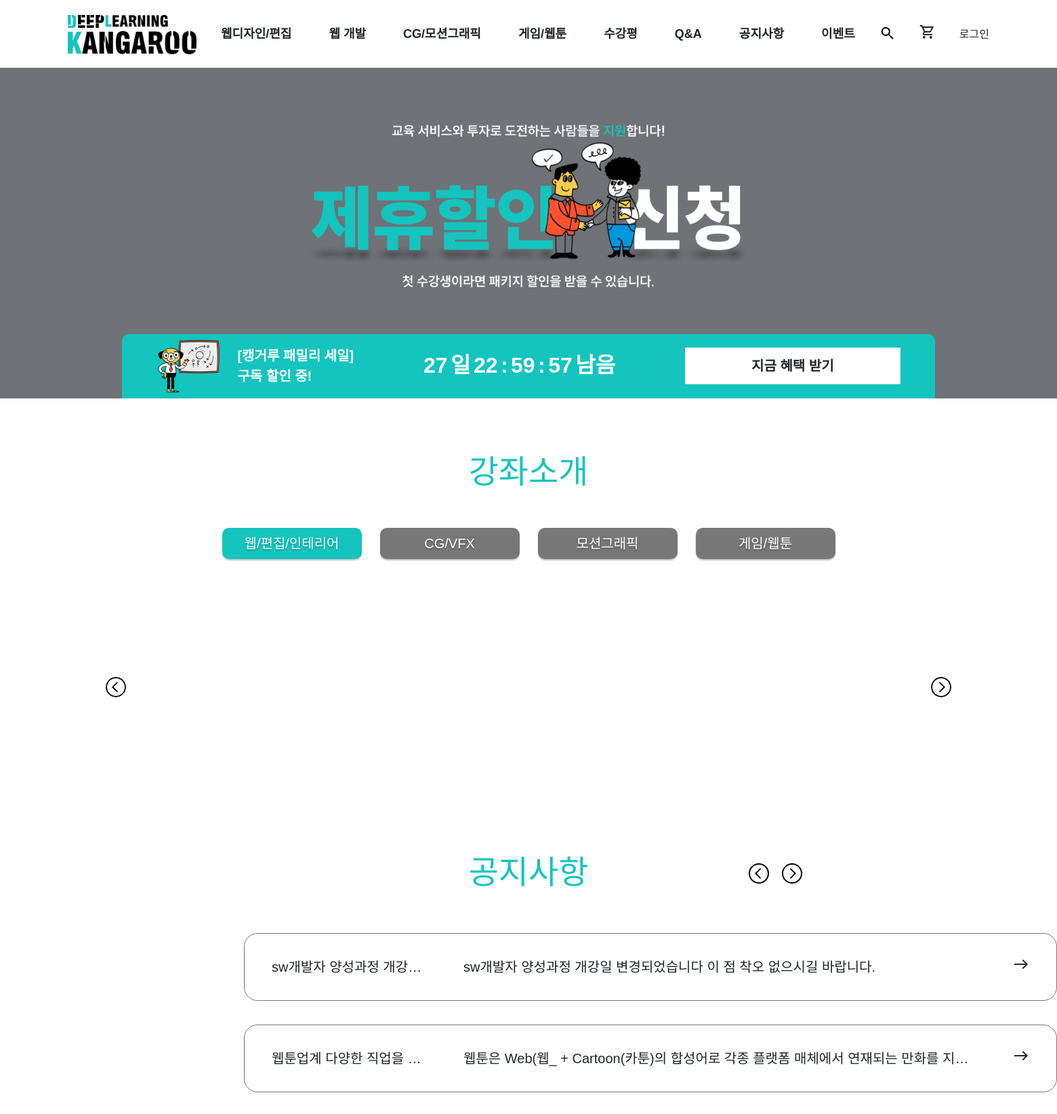
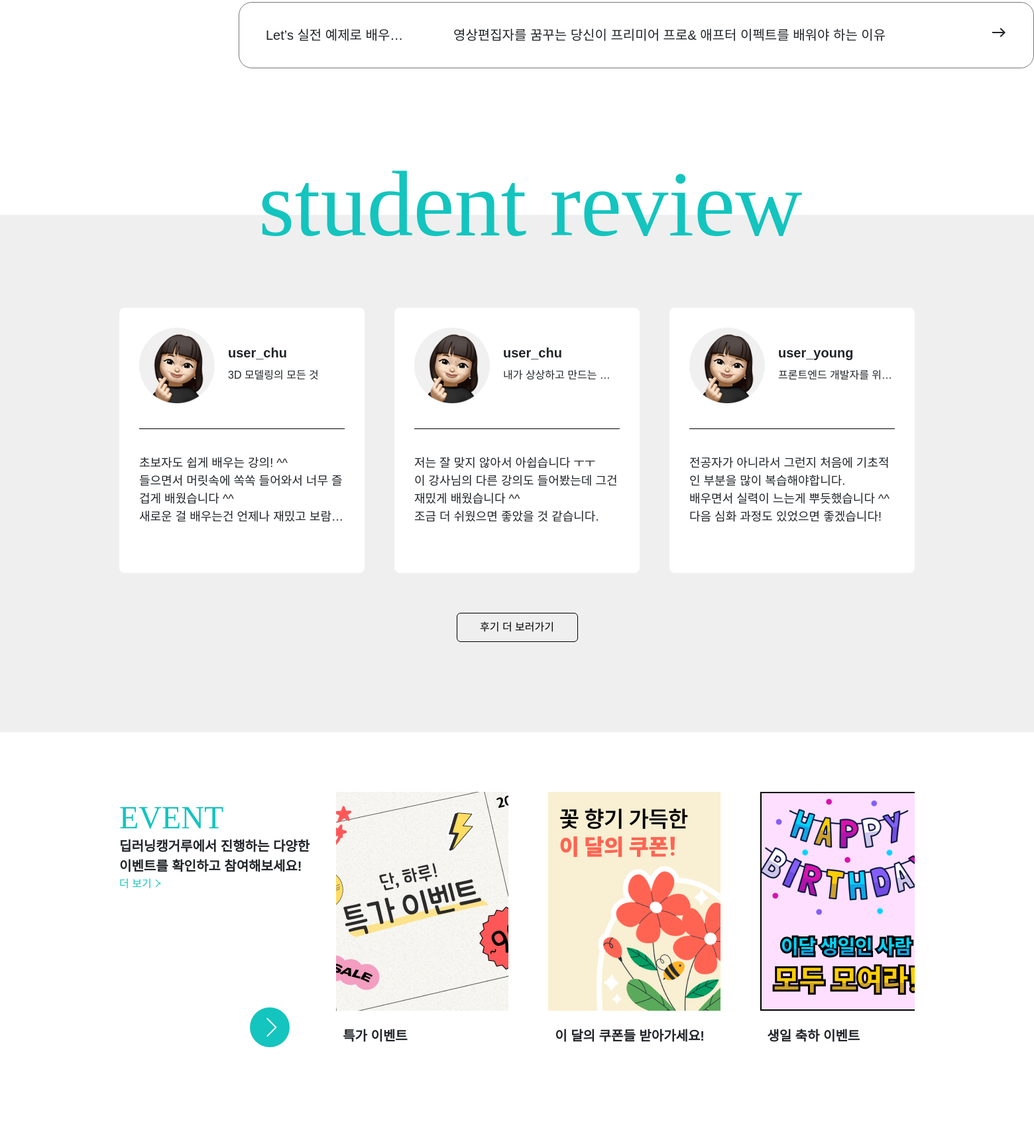
The page / (upper part) on the database its author committed (2 pictures, top to bottom).
### tables this page shows
CREATE TABLE `product_category` (
  `cid` int(11) NOT NULL,
  `code` varchar(10) NOT NULL,
  `pcode` varchar(10) NOT NULL,
  `name` varchar(100) NOT NULL,
  `step` tinyint(4) NOT NULL
);

CREATE TABLE `notice_board` (
  `idx` int(11) NOT NULL,
  `title` varchar(100) NOT NULL,
  `contents` text DEFAULT NULL,
  `date` date NOT NULL,
  `hit` int(11) DEFAULT NULL
);

CREATE TABLE `review_board` (
  `idx` int(11) NOT NULL,
  `pid` int(11) NOT NULL,
  `userid` varchar(100) NOT NULL,
  `review_tit` varchar(100) NOT NULL,
  `content` text NOT NULL,
  `date` date NOT NULL,
  `star` int(11) DEFAULT NULL
);

CREATE TABLE `products` (
  `pid` int(11) NOT NULL,
  `cate` varchar(100) NOT NULL,
  `title` varchar(100) DEFAULT NULL,
  `content` text NOT NULL,
  `price` double NOT NULL,
  `sale_start_date` date DEFAULT NULL,
  `sale_end_date` date DEFAULT NULL,
  `reg_date` date DEFAULT NULL,
  `status` tinyint(4) DEFAULT NULL,
  `thumbnail` varchar(100) DEFAULT NULL,
  `url` text DEFAULT NULL,
  `hit` int(11) DEFAULT NULL
);

### index.php (the view, shortened to what this page needs)
<?php
$css1 = ' <link rel="stylesheet" href="/clean_kangaroo/user/css/u_main.css">';
include_once $_SERVER['DOCUMENT_ROOT'] . '/clean_kangaroo/admin/dbcon.php';
include_once $_SERVER['DOCUMENT_ROOT'] . '/clean_kangaroo/user/u_header.php';
$sql = "SELECT * from notice_board order by idx desc limit 0,9";
$result = $mysqli->query($sql);
while ($rs = $result->fetch_object()) {
  $rsArr[] = $rs;
}
$sqlrb = "SELECT p.*,rb.* FROM review_board rb
JOIN products p ON p.pid = rb.pid
ORDER BY rb.idx DESC";
$resultrb = $mysqli->query($sqlrb);
while ($rs = $resultrb->fetch_object()) {
  $rbArr[] = $rs;
}
?>
<main>
  <section class="main_banner">
    <ul class="user_banner">
      <li><img src="/clean_kangaroo//images/user_main_banner1.png" alt=""></li>
    </ul>
    <div class="main_count ">
      <ul class="user_count df usergrid">
        <li class="user_count_title df">
          <img src="/clean_kangaroo//images/user_main_count.png" alt="">
          <div>
            <p class="body2b">[캥거루 패밀리 세일]</p>
            <p class="body2b">구독 할인 중!</p>
          </div>
        </li>
        <li>
          <div class="countdown">
            <div class="timer">
              <span id="days" class="value text-warning h4">00</span>
              <span class="text-warning h4">일</span>
              <span id="hours" class="value text-warning h4">00</span>
              <span class="text-warning h4">:</span>
              <span id="minutes" class="value text-warning h4">00</span>
              <span class="text-warning h4">:</span>
              <span id="seconds" class="value text-warning h4">00</span>
              <span class="text-warning h4">남음</span>
            </div>
          </div>
        </li>
        <li class="user_count_btn">
          <a href="" class="body2b">지금 혜택 받기</a>
        </li>
      </ul>
    </div>
  </section>
  <section class="main_lecture">
    <h2>강좌소개</h2>
    <div class="lec df">
      <div class="lec_cate active"><a href="tab1">웹/편집/인테리어</a></div>
      <div class="lec_cate"><a href="tab2">CG/VFX</a></div>
      <div class="lec_cate"><a href="tab3">모션그래픽</a></div>
      <div class="lec_cate"><a href="tab4">게임/웹툰</a></div>
    </div>
    <div class="lec_wrapper df">
    </div>
  </section>
  <section class="main_notice">
    <h2>공지사항</h2>
    <div class="notice_wrap">
    <?php
      for($i=0; $i<=6;$i += 3){
        ?>
      <ul class="notice df fdc">
      <?php
          if (isset($rsArr)) {
            $newArr = array_slice($rsArr, $i, 3);
            foreach ($newArr as $ra) {
        ?>
          <li class="notice_table df aic">
            <a href="" class="notice_tit"><?= $ra->title; ?></a>
            <a href="" class="notice_ct"><?= $ra->contents; ?></a>
            <a href=""><span class="material-symbols-outlined"> east</span></a>
          </li>
        <?php
            }
          }
        ?>
      </ul>
      <?php
          }
        ?>
    </div>
  </section>
  <section class="main_review">
    <div class="usergrid">
      <h2>student review</h2>
      <ul class="df main_review_list">
      <?php
      if (isset($rbArr)) {
      foreach ($rbArr as $rview) {
    ?>
      <li class="user_profile">
        <div class="df user_review_img">
          <img src="/clean_kangaroo/images/user_profile1.png" alt="">
          <p>
            <span class="body2b"><?= $rview->userid?></span><br>
            <span class="body4"><?=$rview->title?></span>
          </p>
        </div>
        <p class="body3"><?= $rview->content; ?></p>
      </li>
      <?php
          }
        }
      ?>
      </ul>
      <a href="u_review_list.php" class="primary_btn">후기 더 보러가기</a>
    </div>
  </section>
  <section class="main_event usergrid df">
    <div class="user_e_title">
      <h2>EVENT</h2>
      <p class="body2b">딥러닝캥거루에서 진행하는 다양한 이벤트를 확인하고 참여해보세요!</p>
      <a href="u_event_list.php" class="user_e_link">더 보기</a>
    </div>
    <ul class="user_e_slide">
      <li>
        <a href="">
          <img src="/clean_kangaroo/images/user_main_eventbanner1.png" alt="">
          <p class="body2b">특가 이벤트</p>
        </a>
      </li>
      <li>
        <a href="">
          <img src="/clean_kangaroo/images/user_main_eventbanner2.png" alt="">
          <p class="body2b">이 달의 쿠폰들 받아가세요!</p>
        </a>
      </li>
      <li>
        <a href="">
          <img src="/clean_kangaroo/images/user_main_eventbanner3.png" alt="">
          <p class="body2b">생일 축하 이벤트</p>
        </a>
      </li>
    </ul>
  </section>
</main>
<?php
include_once $_SERVER['DOCUMENT_ROOT'] . '/clean_kangaroo/user/footer.php';
?>

### user/u_header.php (shortened to what this page needs)
<?php
include_once $_SERVER['DOCUMENT_ROOT'] . '/clean_kangaroo/admin/dbcon.php';
$step1sql = "SELECT * from product_category where step=1 " ;
$step1result = $mysqli->query($step1sql);
while ($step1rs = $step1result->fetch_object()) {
  $cate1Arr[] = $step1rs;
}
?>
<!DOCTYPE html>
<html lang="en">
<head>
  <link href="https://cdn.jsdelivr.net/gh/sun-typeface/SUIT/fonts/static/woff2/SUIT.css" rel="stylesheet">
  <link href="https://cdn.jsdelivr.net/npm/bootstrap@5.3.3/dist/css/bootstrap.min.css" rel="stylesheet">
  <link rel="stylesheet" href="//code.jquery.com/ui/1.13.2/themes/base/jquery-ui.css">
  <link rel="stylesheet" href="/clean_kangaroo/css/common.css">
  <link rel="stylesheet" href="/clean_kangaroo/user/css/u_common.css">
  <?= $css1 ?? '' ?>
</head>
<body class="u_body">
  <header id="u_header">
    <div class="header_container df aic">
      <h1 class="u_logo">
        <a href="index.php">
          <img src="/clean_kangaroo/images/admin_header_logo.png" alt="">
        </a>
      </h1>
      <nav class="u_gnb_wrap">
        <ul class="u_gnb df">
          <?php
            if(isset($cate1Arr)){
              foreach($cate1Arr as $cate1){
          ?>
            <li><a href="/clean_kangaroo/user/u_lecture_list.php?pcode=<?= $cate1->code ?>&name=<?= $cate1->name ?>" class="body3b"><?= $cate1->name ?></a></li>
          <?php
              }
            }
          ?>
          <li><a href="u_review_list.php" class="body3b">수강평</a></li>
          <li><a href="u_qna_list.php" class="body3b">Q&A</a></li>
          <li><a href="u_notice_list.php" class="body3b">공지사항</a></li>
          <li><a href="u_event_list.php" class="body3b">이벤트</a></li>
        </ul>
      </nav>
      <div class="util_wrap df aic">
        <button class="u_search"><span class="material-symbols-outlined">search</span></button>
        <a href="cart.php" class="cart">
          <span class="material-symbols-outlined">shopping_cart</span>
        </a>
        <?php
          if (!isset($_SESSION['UID'])) {
        ?>
            <a href="/clean_kangaroo/user/u_login.php">로그인</a>
        <?php
          } else {
        ?>
            <a href="/clean_kangaroo/user/mypage_lecture.php"><?=$_SESSION['UNAME']?>님</a>
        <?php
              }
          ?>
      </div>
    </div>
  </header>

### css/common.css (style rules this page uses)
:root { --font-size: 16px; --font-bold:700; --black: #000; --white: #fff; --body-l:calc(var(--font-size) + 6px); --body-sl:calc(var(--font-size) + 4px); --body-m:calc(var(--font-size) + 2px); --body-s:calc(var(--font-size) - 2px); }
body { --C-primary: #14C4BE; --C-secondary: #FF861E; --C-black: #000; --C-white: #fff; --C-hover: #0E8A85; --C-active: #5AD6D1; --C-disable: #BDBDBD; --C-gray: #333; }
body { font-family: 'SUIT', sans-serif; padding-left: 300px; padding-top: 180px; overflow-x: hidden; }
.u_body { padding: 0; }
.usergrid { width: 1200px; margin: 0 auto; overflow: hidden; }
.df { display: flex; }
.fdc { flex-direction: column; }
.aic { align-items: center; }
h1 { font-size: 50px; font-weight: bold; font-family: 'SUIT', sans-serif; font-size: var(--font-size); line-height: 1.4; font-weight: 400; }
.h1, .h2, .h3, .h4 { line-height: 1.1; }
.h1, .h2, .h3, .h4, .body1b, .body2b, .body3b, .body4b, .body5b { font-weight: var(--font-bold); }
.h4 { font-size: 32px; }
.body2b { font-size: var(--body-sl); }
.body3b { font-size: var(--body-m); }
.body3 { font-size: var(--body-m); }
.body4 { font-size: var(--font-size); }
.primary_btn { display: inline-block; background: var(--C-primary); border-radius: 6px; text-align: center; line-height: 22.4px; font-size: 16px; color: #fff; padding: 10px 30px; text-transform: capitalize; font-family: 'SUIT', sans-serif; cursor: pointer; transition: 0.2s; }
#u_header { height: 100px; padding: 22px 100px; position: relative; box-shadow: 2px 2px 3px rgba(107, 107, 107, 0.25); }
#u_header .header_container { width: 100%; justify-content: space-between; }
.u_logo img { width: 190px; }
.u_gnb { gap: 55px; }
.util_wrap { gap: 35px; }
.cart { position: relative; }

### user/css/u_common.css (style rules this page uses)
h2 { font-family: 'DungGeunMo'; color: var(--C-primary); font-size: 48px; }

### rows shown on the page
product_category: name "웹디자인/편집"
product_category: name "웹 개발"
product_category: name "CG/모션그래픽"
product_category: name "게임/웹툰"
notice_board: title "sw개발자 양성과정 개강…", contents "sw개발자 양성과정 개강일 변경되었습니다 이 점 착오 없으시길 바랍니다."
notice_board: title "웹툰업계 다양한 직업을…", contents "웹툰은 Web(웹_ + Cartoon(카툰)의 합성어로 각종 플랫폼 매체에서 연재되는 만화를 지…"
notice_board: title "Let’s 실전 예제로 배우…", contents "영상편집자를 꿈꾸는 당신이 프리미어 프로& 애프터 이펙트를 배워야 하는 이유"
review_board: userid "user_chu", pid.title "3D 모델링의 모든 것", content "초보자도 쉽게 배우는 강의! ^^ 들으면서 머릿속에 쏙쏙 들어와서 너무 즐겁게 배웠습니다 ^^ 새로운 걸 배우는건 언제나…"
review_board: userid "user_chu", pid.title "내가 상상하고 만드는…", content "저는 잘 맞지 않아서 아쉽습니다 ㅜㅜ 이 강사님의 다른 강의도 들어봤는데 그건 재밌게 배웠습니다 ^^ 조금 더 쉬웠으면 좋았을 것 같습니다."
review_board: userid "user_young", pid.title "프론트엔드 개발자를 위…", content "전공자가 아니라서 그런지 처음에 기초적인 부분을 많이 복습해야합니다. 배우면서 실력이 느는게 뿌듯했습니다 ^^ 다음 심화 과정도 있었으면 좋겠습니다!"
